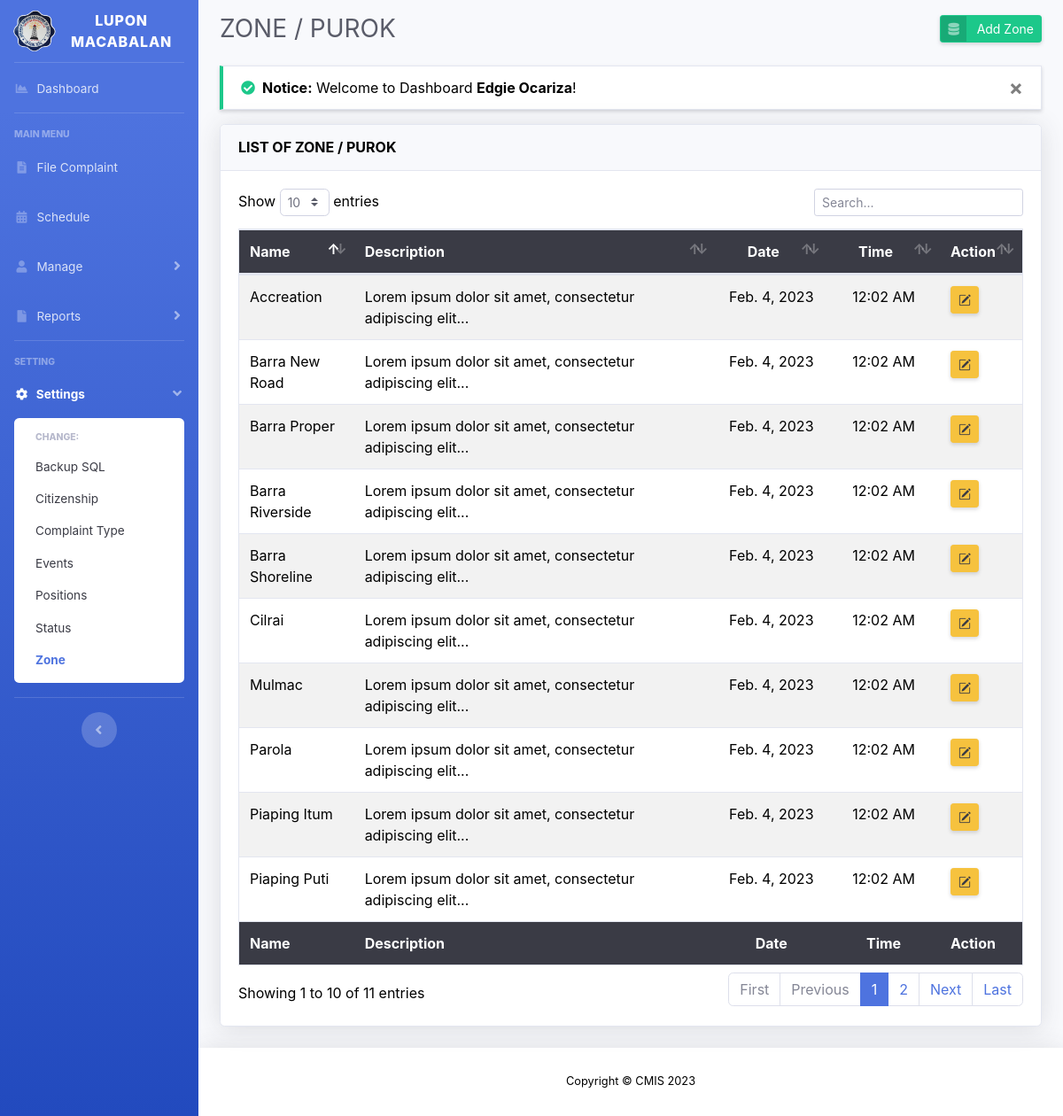
The app's page /zone.php (signed in) with its own data.
### tables this page shows
CREATE TABLE `tbl_zone` (
  `zone_id` int(11) unsigned NOT NULL AUTO_INCREMENT,
  `zone_name` varchar(50) NOT NULL,
  `zone_description` text NOT NULL,
  `zone_regdatetime` timestamp NOT NULL DEFAULT current_timestamp(),
  PRIMARY KEY (`zone_id`)
);

### zone.php (the view, shortened to what this page needs)
<?php
include 'layouts/header.php';
include 'config/connection.php';
$zone = $connection->query("SELECT * FROM tbl_zone");
?>
<div id="content">
	<div class="container-fluid">
		<div class="d-sm-flex align-items-center justify-content-between mb-4">
			<h1 class="h3 mb-0 text-gray-800">ZONE / PUROK</h1>
			<a href="#" class="d-none d-sm-inline-block btn btn-sm btn-success btn-icon-split shadow-sm" data-toggle="modal" data-target="#addZoneModal">
				<span class="icon text-white-50">
					<i class="fas fa-database"></i>
				</span>
				<span class="text">Add Zone</span>
			</a>
		</div>
		<?php include 'config/message.php'; ?>
		<div class="card shadow mb-4">
			<div class="card-header py-3">
              	<h6 class="m-0 font-weight-bold">LIST OF ZONE / PUROK</h6>
            </div>
            <div class="card-body">
            	<div class="table-responsive">
            		<table class="table table-striped border text-dark" id="table_asc" width="100%">
            			<thead class="bg-gray-900 text-white">
            				<tr>
								<th style="width: 15%">Name</th>
								<th style="width: 50%">Description</th>
								<th class="text-center" style="width: 15%" data-toggle="tooltip" title="Date Added">Date</th>
								<th class="text-center" style="width: 15%" data-toggle="tooltip" title="Time Added">Time</th>
								<th style="width: 5%">Action</th>
            				</tr>
            			</thead>
            			<tbody>
            				<?php
							if ($zone->num_rows > 0) {
								while ($row = $zone->fetch_assoc()) {
									?>
									<tr>
										<td><?= $row['zone_name'] ?></td>
										<td><?php if(strlen($row['zone_description']) >= 55): echo substr($row['zone_description'], 0, 55) . '...'; else: echo $row['zone_description']; endif; ?></td>
										<td class="text-center"><?= date('M. j, Y', strtotime($row['zone_regdatetime'])) ?></td>
										<td class="text-center"><?= date('h:m A', strtotime($row['zone_regdatetime'])) ?></td>
										<td><a href="" class="btn btn-warning btn-sm shadow-sm" data-toggle="modal" data-target="#editZoneModal<?= $row['zone_id'] ?>" data-toggle="tooltip" title="Edit"><i class="bi bi-pencil-square text-gray-900"></i></a></td>
									</tr>
									<?php
								}
							}
							?>
            			</tbody>
            			<tfoot class="bg-gray-900 text-white">
            				<tr>
								<th style="width: 15%">Name</th>
								<th style="width: 50%">Description</th>
								<th class="text-center" style="width: 15%" data-toggle="tooltip" title="Date Added">Date</th>
								<th class="text-center" style="width: 15%" data-toggle="tooltip" title="Time Added">Time</th>
								<th style="width: 5%">Action</th>
            				</tr>
            			</tfoot>
            		</table>
            	</div>
            </div>
		</div>
	</div>
</div>
<?php
include 'layouts/footer.php';
?>

### layouts/header.php (style rules this page uses)
body { color: black !important; }
#content { margin-top: 1rem; }
body { background-color: black !important; }
.text-black, table td, table tbody th { color: black !important; }

### records on screen
tbl_zone: zone_name "Accreation", zone_description "Lorem ipsum dolor sit amet, consectetur adipiscing elit", zone_regdatetime "Feb. 4, 2023", zone_regdatetime "12:02 AM"
tbl_zone: zone_name "Barra New Road", zone_description "Lorem ipsum dolor sit amet, consectetur adipiscing elit", zone_regdatetime "Feb. 4, 2023", zone_regdatetime "12:02 AM"
tbl_zone: zone_name "Barra Proper", zone_description "Lorem ipsum dolor sit amet, consectetur adipiscing elit", zone_regdatetime "Feb. 4, 2023", zone_regdatetime "12:02 AM"
tbl_zone: zone_name "Barra Riverside", zone_description "Lorem ipsum dolor sit amet, consectetur adipiscing elit", zone_regdatetime "Feb. 4, 2023", zone_regdatetime "12:02 AM"
tbl_zone: zone_name "Barra Shoreline", zone_description "Lorem ipsum dolor sit amet, consectetur adipiscing elit", zone_regdatetime "Feb. 4, 2023", zone_regdatetime "12:02 AM"
tbl_zone: zone_name "Cilrai", zone_description "Lorem ipsum dolor sit amet, consectetur adipiscing elit", zone_regdatetime "Feb. 4, 2023", zone_regdatetime "12:02 AM"
tbl_zone: zone_name "Mulmac", zone_description "Lorem ipsum dolor sit amet, consectetur adipiscing elit", zone_regdatetime "Feb. 4, 2023", zone_regdatetime "12:02 AM"
tbl_zone: zone_name "Parola", zone_description "Lorem ipsum dolor sit amet, consectetur adipiscing elit", zone_regdatetime "Feb. 4, 2023", zone_regdatetime "12:02 AM"
tbl_zone: zone_name "Piaping Itum", zone_description "Lorem ipsum dolor sit amet, consectetur adipiscing elit", zone_regdatetime "Feb. 4, 2023", zone_regdatetime "12:02 AM"
tbl_zone: zone_name "Piaping Puti", zone_description "Lorem ipsum dolor sit amet, consectetur adipiscing elit", zone_regdatetime "Feb. 4, 2023", zone_regdatetime "12:02 AM"

### other values on screen
$_SESSION['message_success'] "Welcome to Dashboard Edgie Ocariza !"
